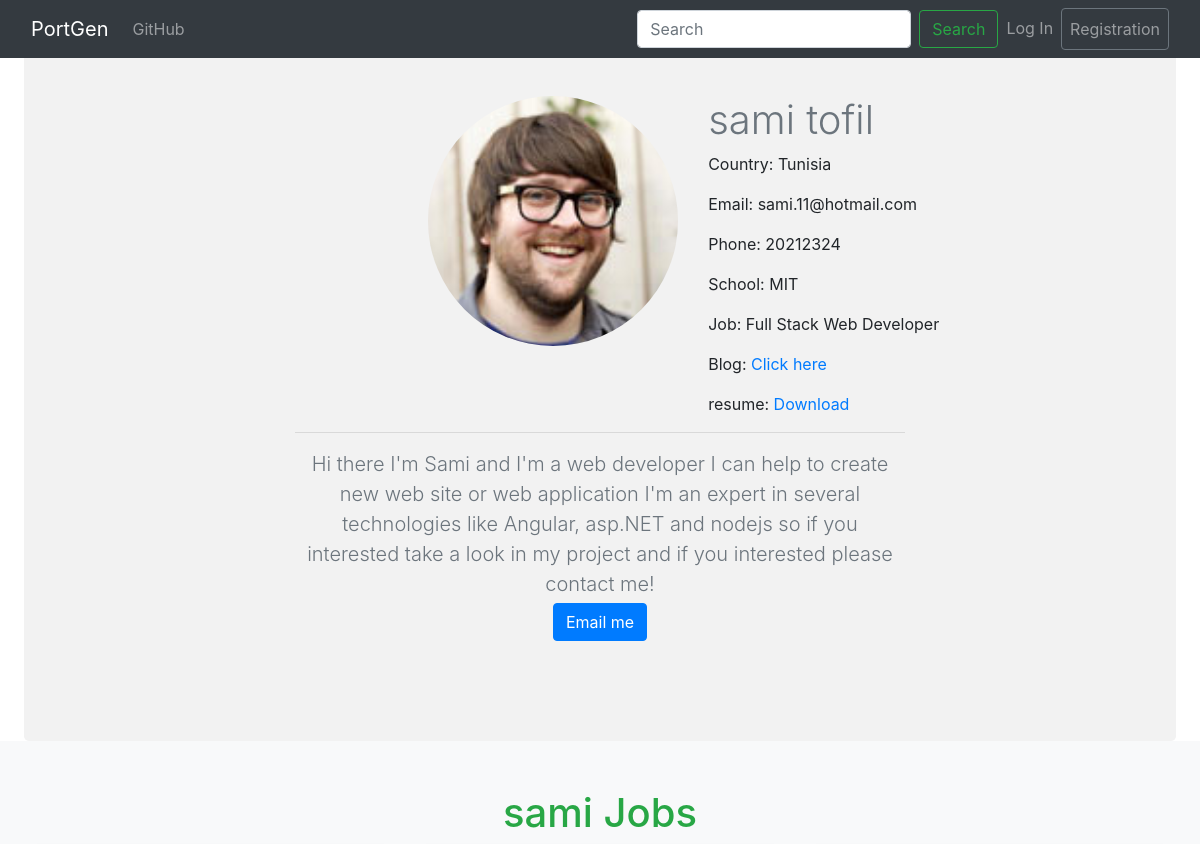
Before: /users/sami/ (upper part) with the older database file.
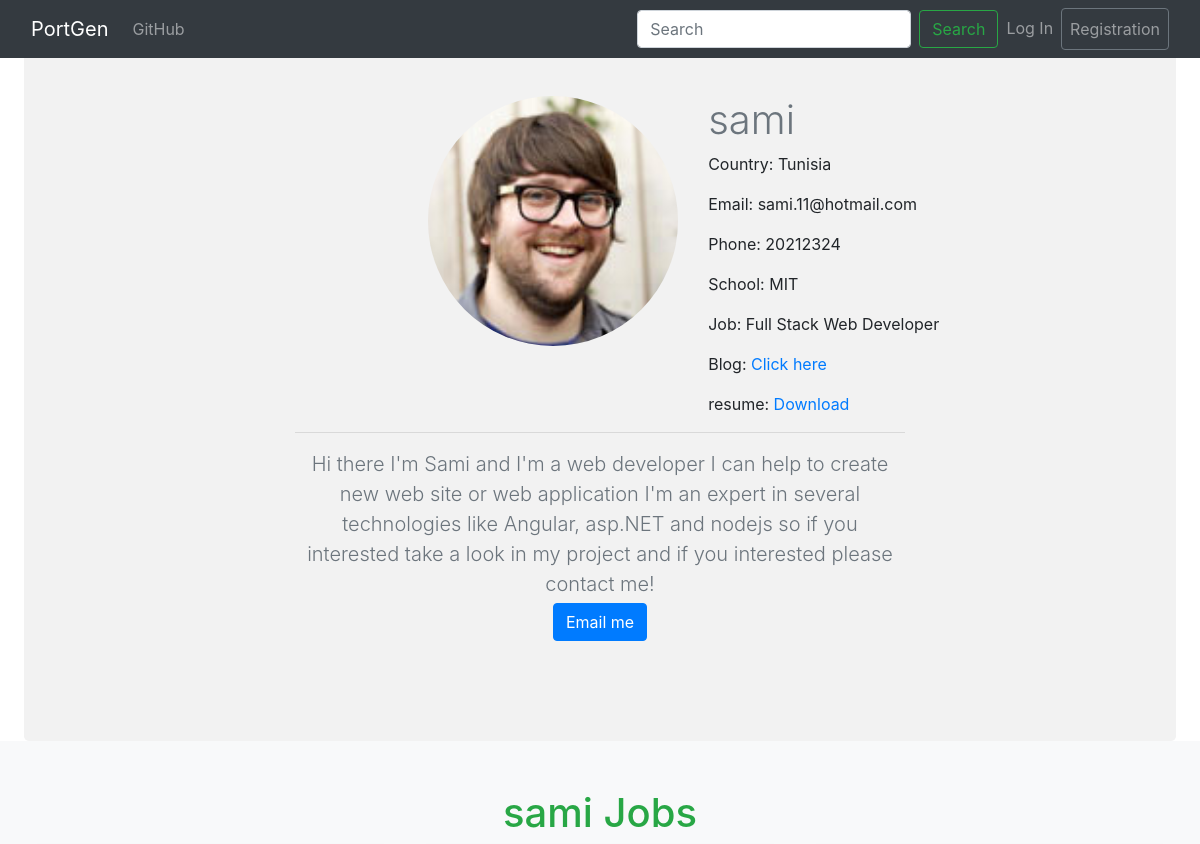
After: the same page with the newer database file.
### users/models.py (models this page shows, shortened)
class Profile(models.Model):
    user = models.OneToOneField(User, on_delete=models.CASCADE)
    profile_pic = models.ImageField(default="user_logo.png", upload_to=photoUploadLocation)
    resume = models.FileField(default="", blank=True, null=True, upload_to=resumeUploadLocation)
    blog = models.URLField(blank=True, null=True)
    job = models.CharField(max_length=100, blank=True)
    school = models.CharField(max_length=100, blank=True)
    country = CountryField(blank=True)
    phone_num = PhoneField(blank=True, help_text='Contact phone number')
    body = HTMLField()
    creation_date = models.DateField(default=timezone.now)
    slug = models.SlugField(unique=True)

### users/views.py (the view)
# urls.py: path("<slug:slug>/", views.userProfile, name="user_profile"),
def userProfile(request, slug):
    profile = get_object_or_404(Profile, slug=slug)
    jobs = UserJob.objects.filter(profile_id=profile)
    return render(request, 'users/user_profile.html', {'profile':profile, 'jobs':jobs})

### jobs/models.py (called while the page is built)
    def summary(self):
        return self.body[:50]+"..."

### users/templates/users/user_profile.html (shortened to what this page needs)
{% extends "base.html" %}
{% block content %}
<main role="main">
  <section class="jumbotron text-center ml-4 mr-4 mt-4">
    <div class="row">
      <div align="right" class="col-sm-7 col-sm-7 col-md-7">
        <img class="rounded-circle" src="{{ profile.profile_pic.url }}" alt="user pic" height="250" width="250">
      </div>
      <div align="left" c class="col-xs-5 col-sm-5 col-md-5">
        <h1 class="text-secondary" lass="text-success">{{ profile.user.first_name }} {{ profile.user.last_name }}</h1>
        {% if profile.country %}
          <p> Country: {{ profile.country.name }} <a class="{{ profile.country.flag_css }}"></a></p>
        {% endif %}
        <p>Email: {{ profile.user.email }}</p>
        {% if profile.phone_num %}
          <p>Phone: {{ profile.phone_num }}</p>
        {% endif %}
        {% if profile.school %}
          <p>School: {{ profile.school }}</p>
        {% endif %}
        {% if profile.job %}
          <p>Job: {{ profile.job }}</p>
        {% endif %}
        {% if profile.blog %}
          <p>Blog: <a class="text-primary" target="_blank" href="{{ profile.blog }}">Click here</a></p>
        {% endif %}
        {% if profile.resume %}
          <p>resume: <a href="{{ profile.resume.url }}">Download</a></p>
        {% endif %}
      </div>
    </div>
    <div class="container">
      <hr>
      {% if profile.body %}
        <p class="lead text-muted">{{ profile.body }}</p>
      {% endif %}
    </div>
    <p>
      <a href="mailto:{{ profile.email }}" class="btn btn-primary my-1">Email me</a>
    </p>
  </section>
  <section>
    <div class="album py-5 bg-light">
      {%if jobs %}
        <h1 class="text-success text-center">{{ profile.user.first_name }} Jobs</h1>
    {% endif %}
  </div>
</section>
</main>
{% endblock %}

### templates/base.html (shortened to what this page needs)
<!DOCTYPE html>
{% load static %}
<html>
  <head>
    <link rel="stylesheet" href="{% static 'main/css/bootstrap.min.css' %}">
    <link rel="stylesheet" href="{% static 'main/css/style.css' %}">
    <link rel="stylesheet" href="{% static 'flags/sprite.css' %}">
  </head>
  <body>
    {% include "snippets/header.html" %}
    {% block content %}
    {% endblock %}
  </body>
</html>

### templates/snippets/header.html (shortened to what this page needs)
<nav class="navbar navbar-expand-md navbar-dark fixed-top bg-dark" id="nav1">
  <div class="container-fluid">
    <a class="navbar-brand" href="{% url 'index' %}">PortGen</a>
    <div class="collapse navbar-collapse" id="navbarsExampleDefault">
      <ul class="navbar-nav mr-auto">
        <li>
          <a class="nav-link" href="https://github.com/hamzagh1998/" target="_blank">GitHub<span class="sr-only">(current)</span></a>
        </li>
      </ul>
      <form class="form-inline my-2 my-lg-0" method="GET">
        <input name="q" class="form-control mr-sm-2" id="id_q" type="text" placeholder="Search" aria-label="Search">
        <button class="btn btn-outline-success my-2 my-sm-0" type="submit">Search</button>
        <ul class="navbar-nav mr-auto">
          {% if not request.user.is_authenticated %}
            <li class="nav-item">
              <a class="nav-link log" href="{% url 'users:login' %}">Log In</a>
            </li>
            <li class="nav-item">
              <a class="btn btn-outline-secondary nav-link reg" href="{% url 'users:register' %}">Registration</a>
            </li>
          {% endif %}
        </ul>
      </form>
    </div>
  </div>
</nav>

### static/main/css/style.css (style rules this page uses)
body { padding-top: 1.5rem; }
.jumbotron { padding-top: 1rem; padding-bottom: 3rem; margin-bottom: 0; background-color: #f2f2f2; }
@media (min-width: 768px) { .jumbotron { padding-top: 3rem; padding-bottom: 6rem; } }
.jumbotron p:last-child { margin-bottom: 0; }
.jumbotron h1 { font-weight: 300; }
.jumbotron .container { max-width: 40rem; }
#nav1 { background-color: #D5D5D5; }

Changed rows visible on the page:
changed Profile "Tunisia": user.last_name "tofil" → (not shown)
